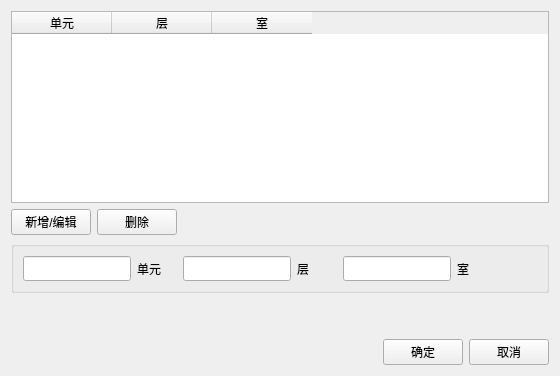
     <widget class="QWidget" name="page_cellinfo">
      <layout class="QVBoxLayout" name="verticalLayout_27">
       <item>
        <widget class="QTableWidget" name="table_cellinfo">
         <column>
          <property name="text">
           <string>单元</string>
          </property>
         </column>
         <column>
          <property name="text">
           <string>层</string>
          </property>
         </column>
         <column>
          <property name="text">
           <string>室</string>
          </property>
         </column>
        </widget>
       </item>
       <item>
        <layout class="QVBoxLayout" name="verticalLayout_25">
         <item>
          <layout class="QHBoxLayout" name="horizontalLayout_34">
           <item>
            <widget class="QPushButton" name="btn_cell_add">
             <property name="minimumSize">
              <size>
               <width>0</width>
               <height>25</height>
              </size>
             </property>
             <property name="text">
              <string>新增/编辑</string>
             </property>
            </widget>
           </item>
           <item>
            <widget class="QPushButton" name="btn_cell_del">
             <property name="minimumSize">
              <size>
               <width>0</width>
               <height>25</height>
              </size>
             </property>
             <property name="text">
              <string>删除</string>
             </property>
            </widget>
           </item>
           <item>
            <spacer name="horizontalSpacer_17">
             <property name="orientation">
              <enum>Qt::Horizontal</enum>
             </property>
             <property name="sizeHint" stdset="0">
              <size>
               <width>40</width>
               <height>20</height>
              </size>
             </property>
            </spacer>
           </item>
          </layout>
         </item>
         <item>
          <widget class="QGroupBox" name="group_cell_content">
           <property name="title">
            <string/>
           </property>
           <layout class="QVBoxLayout" name="verticalLayout_24">
            <item>
             <layout class="QHBoxLayout" name="horizontalLayout_32">
              <item>
               <widget class="QLineEdit" name="line_cellunit">
                <property name="sizePolicy">
                 <sizepolicy hsizetype="Fixed" vsizetype="Fixed">
                  <horstretch>0</horstretch>
                  <verstretch>0</verstretch>
                 </sizepolicy>
                </property>
                <property name="minimumSize">
                 <size>
                  <width>0</width>
                  <height>25</height>
                 </size>
                </property>
                <property name="text">
                 <string/>
                </property>
               </widget>
              </item>
              <item>
               <widget class="QLabel" name="label_11">
                <property name="minimumSize">
                 <size>
                  <width>40</width>
                  <height>0</height>
                 </size>
                </property>
                <property name="text">
                 <string>单元</string>
                </property>
               </widget>
              </item>
              <item>
               <widget class="QLineEdit" name="line_celllayer">
                <property name="sizePolicy">
                 <sizepolicy hsizetype="Fixed" vsizetype="Fixed">
                  <horstretch>0</horstretch>
                  <verstretch>0</verstretch>
                 </sizepolicy>
                </property>
                <property name="minimumSize">
                 <size>
                  <width>0</width>
                  <height>25</height>
                 </size>
                </property>
                <property name="text">
                 <string/>
                </property>
               </widget>
              </item>
              <item>
               <widget class="QLabel" name="label_13">
                <property name="minimumSize">
                 <size>
                  <width>40</width>
                  <height>0</height>
                 </size>
                </property>
                <property name="text">
                 <string>层</string>
                </property>
               </widget>
              </item>
              <item>
               <widget class="QLineEdit" name="line_cellfamily">
                <property name="sizePolicy">
                 <sizepolicy hsizetype="Fixed" vsizetype="Fixed">
                  <horstretch>0</horstretch>
                  <verstretch>0</verstretch>
                 </sizepolicy>
                </property>
                <property name="minimumSize">
                 <size>
                  <width>0</width>
                  <height>25</height>
                 </size>
                </property>
                <property name="text">
                 <string/>
                </property>
               </widget>
              </item>
              <item>
               <widget class="QLabel" name="label_14">
                <property name="minimumSize">
                 <size>
                  <width>40</width>
                  <height>0</height>
                 </size>
                </property>
                <property name="text">
                 <string>室</string>
                </property>
               </widget>
              </item>
              <item>
               <spacer name="horizontalSpacer_19">
                <property name="orientation">
                 <enum>Qt::Horizontal</enum>
                </property>
                <property name="sizeHint" stdset="0">
                 <size>
                  <width>40</width>
                  <height>20</height>
                 </size>
                </property>
               </spacer>
              </item>
             </layout>
            </item>
           </layout>
          </widget>
         </item>
         <item>
          <spacer name="verticalSpacer">
           <property name="orientation">
            <enum>Qt::Vertical</enum>
           </property>
           <property name="sizeHint" stdset="0">
            <size>
             <width>20</width>
             <height>40</height>
            </size>
           </property>
          </spacer>
         </item>
        </layout>
       </item>
       <item>
        <layout class="QHBoxLayout" name="horizontalLayout_33">
         <item>
          <spacer name="horizontalSpacer_18">
           <property name="orientation">
            <enum>Qt::Horizontal</enum>
           </property>
           <property name="sizeHint" stdset="0">
            <size>
             <width>40</width>
             <height>20</height>
            </size>
           </property>
          </spacer>
         </item>
         <item>
          <widget class="QPushButton" name="btn_cellinfo_ok">
           <property name="minimumSize">
            <size>
             <width>0</width>
             <height>25</height>
            </size>
           </property>
           <property name="text">
            <string>确定</string>
           </property>
          </widget>
         </item>
         <item>
          <widget class="QPushButton" name="btn_cellinfo_cancel">
           <property name="minimumSize">
            <size>
             <width>0</width>
             <height>25</height>
            </size>
           </property>
           <property name="text">
            <string>取消</string>
           </property>
          </widget>
         </item>
        </layout>
       </item>
      </layout>
     </widget>
